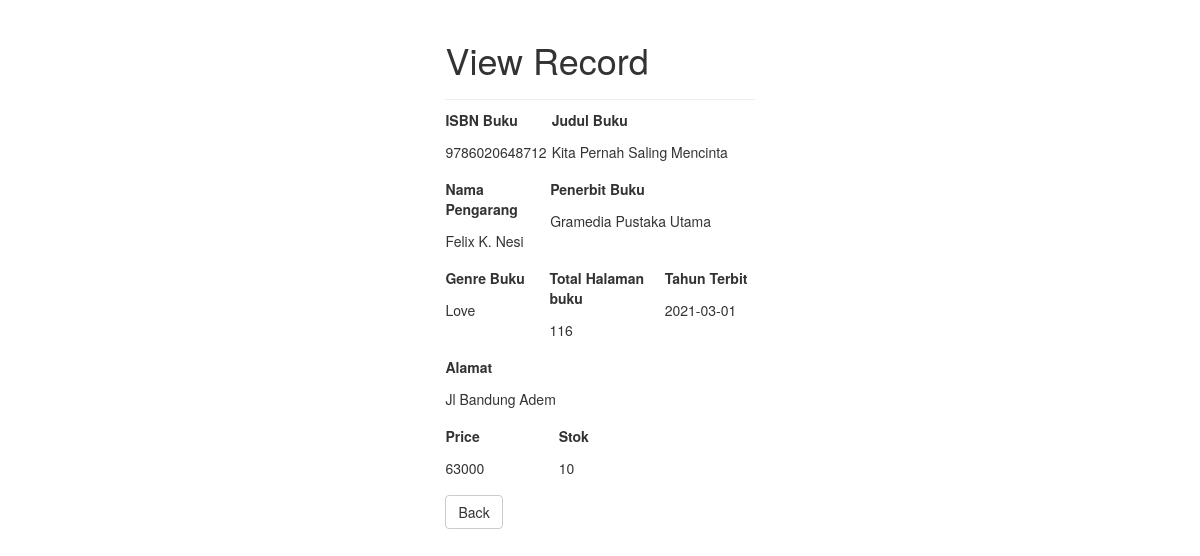
Page /read.php?id=13 on the committed database.
### tables this page shows
CREATE TABLE `books` (
  `id_buku` int(11) NOT NULL,
  `isbn` varchar(50) NOT NULL,
  `judul` varchar(255) DEFAULT NULL,
  `name` varchar(100) NOT NULL,
  `penerbit` varchar(255) NOT NULL,
  `genre` varchar(50) NOT NULL,
  `address` varchar(255) NOT NULL,
  `halaman` int(11) NOT NULL,
  `price` double NOT NULL,
  `tahun_terbit` date NOT NULL,
  `stok` int(11) NOT NULL
);

### read.php (the view, shortened to what this page needs)
<?php
if(isset($_GET["id"]) && !empty(trim($_GET["id"]))){
    require_once "config.php";
    $sql = "SELECT * FROM books WHERE id_buku = ?";
    if($stmt = mysqli_prepare($link, $sql)){
        mysqli_stmt_bind_param($stmt, "i", $param_id);
        if(mysqli_stmt_execute($stmt)){
            $result = mysqli_stmt_get_result($stmt);
            if(mysqli_num_rows($result) == 1){
                $row = mysqli_fetch_array($result, MYSQLI_ASSOC);
            } else{
                header("location: error.php");
                exit();
            }
        } else{
            echo "Oops! Something went wrong. Please try again later.";
        }
    }
} else{
    header("location: error.php");
    exit();
}
?>
<!DOCTYPE html>
<html lang="en">
<head>
    <link rel="stylesheet" href="https://maxcdn.bootstrapcdn.com/bootstrap/3.3.7/css/bootstrap.css">
    <link href="source/style.css" rel="stylesheet" type="text/css" />
</head>
<body>
    <div class="wrapper_read">
        <div class="container-fluid">
            <div class="row">
                <div class="col-md-12">
                    <div class="page-header">
                        <h1>View Record</h1>
                    </div>
                        <div class="container_box">
                            <div class="form-group" id='inline' style="width: 35%">
                                <label>ISBN Buku</label>
                                <p class="form-control-static"><?php echo $row["isbn"]; ?></p>
                            </div>
                            <div class="form-group" id='inline' style="width: 70%">
                                <label>Judul Buku</label>
                                <p class="form-control-static"><?php echo $row["judul"]; ?></p>
                            </div>
                        </div>
                    <div class="container_box">
                        <div class="form-group" id='inline' style="width: 35%">
                            <label>Nama Pengarang</label>
                            <p class="form-control-static"><?php echo $row["name"]; ?></p>
                        </div>
                        <div class="form-group" id='inline' style="width: 70%">
                            <label>Penerbit Buku</label>
                            <p class="form-control-static"><?php echo $row["penerbit"]; ?></p>
                        </div>
                    </div>
                    <div class="container_box">
                        <div class="form-group" id='inline' style="width: 35%">
                            <label>Genre Buku</label>
                            <p class="form-control-static"><?php echo $row["genre"]; ?></p>
                        </div>
                        <div class="form-group" id='inline' style="width: 39%">
                            <label>Total Halaman buku</label>
                            <p class="form-control-static"><?php echo $row["halaman"]; ?></p>
                        </div>
                        <div class="form-group" id='inline' style="width: 30%">
                            <label>Tahun Terbit</label>
                            <p class="form-control-static"><?php echo $row["tahun_terbit"]; ?></p>
                        </div>
                    </div>
                    <div>
                        <div class="form-group" id='inline' style="width: 100%">
                            <label>Alamat</label>
                            <p class="form-control-static"><?php echo $row["address"]; ?></p>
                        </div>
                    </div>
                    <div class="container_box">
                        <div class="form-group" id='inline' style="width: 35%">
                            <label>Price</label>
                            <p class="form-control-static"><?php echo $row["price"]; ?></p>
                        </div>
                        <div class="form-group" id='inline' style="width: 50%">
                            <label>Stok</label>
                            <p class="form-control-static"><?php echo $row["stok"]; ?></p>
                        </div>
                    </div>
                    <a href="index.php" class="btn btn-default pull-left">Back</a>
                </div>
            </div>
        </div>
    </div>
</body>
</html>

### source/style.css (style rules this page uses)
.wrapper_read { display: flex; align-items: center; flex-direction: column; justify-content: center; width: 550px; margin: 0px auto; padding: 20px; }

### read.php (style rules this page uses)
.form-group#inline { display: inline-block; }
.form-group { margin-bottom: 0px; margin-right: 5px; }
.page-header { margin: 0px auto; }
.container_box { display: flex; margin: 10px 0px; }

### rows in the picture
books: isbn "9786020648712", judul "Kita Pernah Saling Mencinta", name "Felix K. Nesi", penerbit "Gramedia Pustaka Utama", genre "Love", halaman "116", tahun_terbit "2021-03-01", address "Jl Bandung Adem", price "63000", stok "10"
